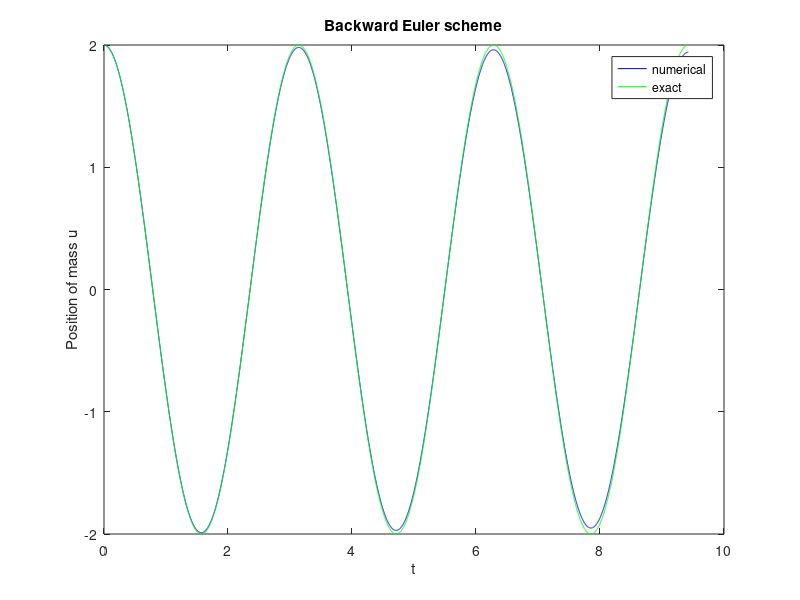

Here is the MATLAB script that generated this plot:
omega = 2;
P = 2*pi/omega;
%dt = P/20;
dt = P/2000;
T = 3*P;
N_t = floor(round(T/dt));
t = linspace(0, N_t*dt, N_t+1);

u = zeros(N_t+1, 1);
v = zeros(N_t+1, 1);

% Initial condition
X_0 = 2;
v_0 = 0;

% Initial condition are assigned.
u(1) = X_0;
v(1) = v_0;

for n = 2:N_t+1
    u(n) = (1.0/(1+(dt*omega)^2)) * (dt*v(n-1) + u(n-1));
    v(n) = (1.0/(1+(dt*omega)^2)) * (-dt*omega^2*u(n-1) + v(n-1));
end

plot(t, u, 'b-')
hold on
plot(t, X_0*cos(omega*t), 'g-');

legend('numerical', 'exact');
title('Backward Euler scheme')
xlabel('t'); ylabel('Position of mass u');

hold off
